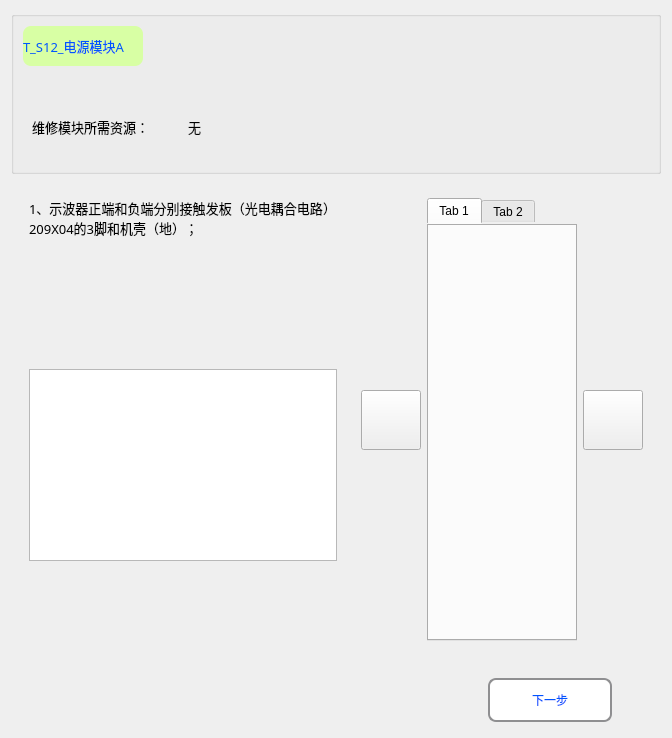
      <widget class="QWidget" name="page_main_diagnosis_result_one_fault">
       <property name="styleSheet">
        <string notr="true">QWidget#page_main_diagnosis_result_one_fault{
border-image: url(:/new/prefix1/Diagnosis_Image/BG_new.png);}
</string>
       </property>
       <layout class="QVBoxLayout" name="verticalLayout_11">
        <item>
         <widget class="QGroupBox" name="groupBox_result_module">
          <property name="maximumSize">
           <size>
            <width>16777215</width>
            <height>16777215</height>
           </size>
          </property>
          <property name="title">
           <string/>
          </property>
          <layout class="QGridLayout" name="gridLayout_11">
           <item row="2" column="0" colspan="2">
            <widget class="QWidget" name="widget_result_solve" native="true">
             <property name="minimumSize">
              <size>
               <width>0</width>
               <height>70</height>
              </size>
             </property>
             <property name="maximumSize">
              <size>
               <width>16777215</width>
               <height>70</height>
              </size>
             </property>
             <layout class="QHBoxLayout" name="horizontalLayout_4">
              <item>
               <widget class="QLabel" name="label_result_solve_needs_title">
                <property name="minimumSize">
                 <size>
                  <width>150</width>
                  <height>0</height>
                 </size>
                </property>
                <property name="maximumSize">
                 <size>
                  <width>150</width>
                  <height>16777215</height>
                 </size>
                </property>
                <property name="font">
                 <font>
                  <family>微软雅黑</family>
                  <pointsize>10</pointsize>
                  <weight>50</weight>
                  <bold>false</bold>
                 </font>
                </property>
                <property name="text">
                 <string>维修模块所需资源：</string>
                </property>
               </widget>
              </item>
              <item>
               <widget class="QLabel" name="label_result_module_number_title_3">
                <property name="minimumSize">
                 <size>
                  <width>70</width>
                  <height>0</height>
                 </size>
                </property>
                <property name="maximumSize">
                 <size>
                  <width>16777215</width>
                  <height>16777215</height>
                 </size>
                </property>
                <property name="font">
                 <font>
                  <family>微软雅黑</family>
                  <pointsize>10</pointsize>
                  <weight>50</weight>
                  <bold>false</bold>
                 </font>
                </property>
                <property name="text">
                 <string>无</string>
                </property>
                <property name="wordWrap">
                 <bool>false</bool>
                </property>
               </widget>
              </item>
              <item>
               <spacer name="horizontalSpacer_16">
                <property name="orientation">
                 <enum>Qt::Horizontal</enum>
                </property>
                <property name="sizeHint" stdset="0">
                 <size>
                  <width>40</width>
                  <height>20</height>
                 </size>
                </property>
               </spacer>
              </item>
             </layout>
            </widget>
           </item>
           <item row="1" column="0" colspan="2">
            <spacer name="horizontalSpacer_145">
             <property name="orientation">
              <enum>Qt::Horizontal</enum>
             </property>
             <property name="sizeHint" stdset="0">
              <size>
               <width>40</width>
               <height>20</height>
              </size>
             </property>
            </spacer>
           </item>
           <item row="0" column="0">
            <widget class="QLabel" name="label_result">
             <property name="minimumSize">
              <size>
               <width>120</width>
               <height>40</height>
              </size>
             </property>
             <property name="maximumSize">
              <size>
               <width>16777215</width>
               <height>16777215</height>
              </size>
             </property>
             <property name="font">
              <font>
               <family>微软雅黑</family>
               <pointsize>10</pointsize>
               <weight>9</weight>
               <italic>false</italic>
               <bold>false</bold>
              </font>
             </property>
             <property name="styleSheet">
              <string notr="true">QLabel { 
    /*border: 2px solid #8f8f91;*/
    border-radius: 8px; 
    min-width: 120px;
    min-height: 40px;
	background-color: rgb(216, 255, 164);
	color: rgb(0, 85, 255);
	font: 75 10pt &quot;微软雅黑&quot;;
 }</string>
             </property>
             <property name="text">
              <string>T_S12_电源模块A</string>
             </property>
             <property name="wordWrap">
              <bool>false</bool>
             </property>
            </widget>
           </item>
           <item row="0" column="1">
            <spacer name="horizontalSpacer_138">
             <property name="orientation">
              <enum>Qt::Horizontal</enum>
             </property>
             <property name="sizeHint" stdset="0">
              <size>
               <width>40</width>
               <height>20</height>
              </size>
             </property>
            </spacer>
           </item>
          </layout>
         </widget>
        </item>
        <item>
         <widget class="QWidget" name="widget_main_picture_and_test_2" native="true">
          <layout class="QGridLayout" name="gridLayout_10">
           <item row="0" column="0">
            <widget class="QWidget" name="widget_solve_description" native="true">
             <property name="minimumSize">
              <size>
               <width>300</width>
               <height>80</height>
              </size>
             </property>
             <property name="maximumSize">
              <size>
               <width>16777215</width>
               <height>16777215</height>
              </size>
             </property>
             <layout class="QGridLayout" name="gridLayout_13">
              <item row="3" column="0">
               <widget class="QTableWidget" name="tableWidget_solve_file">
                <property name="minimumSize">
                 <size>
                  <width>300</width>
                  <height>0</height>
                 </size>
                </property>
                <property name="focusPolicy">
                 <enum>Qt::NoFocus</enum>
                </property>
                <property name="styleSheet">
                 <string notr="true">QTableWidge{
    alternate-background-color: rgb(244, 248, 251);
    selection-background-color: rgb(241, 249, 226);
    selection-color: black;
}
QTableWidget::item:!alternate:!selected{
    background-color: rgb(255, 255, 255);
}</string>
                </property>
               </widget>
              </item>
              <item row="0" column="0">
               <widget class="QLabel" name="label_Remove_replace_Procedures">
                <property name="font">
                 <font>
                  <family>微软雅黑</family>
                  <pointsize>10</pointsize>
                 </font>
                </property>
                <property name="styleSheet">
                 <string notr="true"/>
                </property>
                <property name="lineWidth">
                 <number>1</number>
                </property>
                <property name="text">
                 <string>1、示波器正端和负端分别接触发板（光电耦合电路）209X04的3脚和机壳（地）；</string>
                </property>
                <property name="textFormat">
                 <enum>Qt::AutoText</enum>
                </property>
                <property name="alignment">
                 <set>Qt::AlignJustify|Qt::AlignVCenter</set>
                </property>
                <property name="wordWrap">
                 <bool>true</bool>
                </property>
                <property name="margin">
                 <number>0</number>
                </property>
                <property name="indent">
                 <number>-1</number>
                </property>
               </widget>
              </item>
              <item row="1" column="0">
               <spacer name="verticalSpacer_30">
                <property name="orientation">
                 <enum>Qt::Vertical</enum>
                </property>
                <property name="sizeHint" stdset="0">
                 <size>
                  <width>20</width>
                  <height>40</height>
                 </size>
                </property>
               </spacer>
              </item>
              <item row="4" column="0">
               <spacer name="verticalSpacer_22">
                <property name="orientation">
                 <enum>Qt::Vertical</enum>
                </property>
                <property name="sizeHint" stdset="0">
                 <size>
                  <width>20</width>
                  <height>40</height>
                 </size>
                </property>
               </spacer>
              </item>
              <item row="2" column="0">
               <spacer name="verticalSpacer_21">
                <property name="orientation">
                 <enum>Qt::Vertical</enum>
                </property>
                <property name="sizeHint" stdset="0">
                 <size>
                  <width>20</width>
                  <height>40</height>
                 </size>
                </property>
               </spacer>
              </item>
             </layout>
            </widget>
           </item>
           <item row="0" column="1" rowspan="4">
            <widget class="QWidget" name="widget_test_module_image_2" native="true">
             <property name="minimumSize">
              <size>
               <width>300</width>
               <height>300</height>
              </size>
             </property>
             <layout class="QHBoxLayout" name="horizontalLayout_83">
              <item>
               <widget class="QWidget" name="widget_13" native="true">
                <property name="minimumSize">
                 <size>
                  <width>60</width>
                  <height>0</height>
                 </size>
                </property>
                <layout class="QVBoxLayout" name="verticalLayout_39">
                 <property name="leftMargin">
                  <number>0</number>
                 </property>
                 <property name="topMargin">
                  <number>0</number>
                 </property>
                 <property name="rightMargin">
                  <number>0</number>
                 </property>
                 <property name="bottomMargin">
                  <number>0</number>
                 </property>
                 <item>
                  <spacer name="verticalSpacer_16">
                   <property name="orientation">
                    <enum>Qt::Vertical</enum>
                   </property>
                   <property name="sizeHint" stdset="0">
                    <size>
                     <width>20</width>
                     <height>192</height>
                    </size>
                   </property>
                  </spacer>
                 </item>
                 <item>
                  <widget class="QPushButton" name="pushButton_last_solve_image">
                   <property name="minimumSize">
                    <size>
                     <width>60</width>
                     <height>60</height>
                    </size>
                   </property>
                   <property name="styleSheet">
                    <string notr="true">border-image: url(:/new/prefix1/Diagnosis_Image/left.png);</string>
                   </property>
                   <property name="text">
                    <string/>
                   </property>
                  </widget>
                 </item>
                 <item>
                  <spacer name="verticalSpacer_25">
                   <property name="orientation">
                    <enum>Qt::Vertical</enum>
                   </property>
                   <property name="sizeHint" stdset="0">
                    <size>
                     <width>20</width>
                     <height>191</height>
                    </size>
                   </property>
                  </spacer>
                 </item>
                </layout>
               </widget>
              </item>
              <item>
               <widget class="QTabWidget" name="tabWidget_solve_image">
                <property name="minimumSize">
                 <size>
                  <width>0</width>
                  <height>0</height>
                 </size>
                </property>
                <property name="maximumSize">
                 <size>
                  <width>16777215</width>
                  <height>16777215</height>
                 </size>
                </property>
                <property name="styleSheet">
                 <string notr="true">border-image: url(:/new/prefix1/Diagnosis_Image/bg_mainview.png);
border:0px; </string>
                </property>
                <property name="currentIndex">
                 <number>0</number>
                </property>
                <widget class="QWidget" name="tab_3">
                 <attribute name="title">
                  <string>Tab 1</string>
                 </attribute>
                </widget>
                <widget class="QWidget" name="tab_4">
                 <attribute name="title">
                  <string>Tab 2</string>
                 </attribute>
                </widget>
               </widget>
              </item>
              <item>
               <widget class="QWidget" name="widget_14" native="true">
                <property name="minimumSize">
                 <size>
                  <width>60</width>
                  <height>0</height>
                 </size>
                </property>
                <layout class="QVBoxLayout" name="verticalLayout_40">
                 <property name="leftMargin">
                  <number>0</number>
                 </property>
                 <property name="topMargin">
                  <number>0</number>
                 </property>
                 <property name="rightMargin">
                  <number>0</number>
                 </property>
                 <property name="bottomMargin">
                  <number>0</number>
                 </property>
                 <item>
                  <spacer name="verticalSpacer_17">
                   <property name="orientation">
                    <enum>Qt::Vertical</enum>
                   </property>
                   <property name="sizeHint" stdset="0">
                    <size>
                     <width>20</width>
                     <height>192</height>
                    </size>
                   </property>
                  </spacer>
                 </item>
                 <item>
                  <widget class="QPushButton" name="pushButton_next_solve_image">
                   <property name="minimumSize">
                    <size>
                     <width>60</width>
                     <height>60</height>
                    </size>
                   </property>
                   <property name="styleSheet">
                    <string notr="true">border-image: url(:/new/prefix1/Diagnosis_Image/right.png);</string>
                   </property>
                   <property name="text">
                    <string/>
                   </property>
                  </widget>
                 </item>
                 <item>
                  <spacer name="verticalSpacer_18">
                   <property name="orientation">
                    <enum>Qt::Vertical</enum>
                   </property>
                   <property name="sizeHint" stdset="0">
                    <size>
                     <width>20</width>
                     <height>191</height>
                    </size>
                   </property>
                  </spacer>
                 </item>
                </layout>
               </widget>
              </item>
             </layout>
            </widget>
           </item>
          </layout>
         </widget>
        </item>
        <item>
         <widget class="QWidget" name="widget_slolve_button_page" native="true">
          <layout class="QHBoxLayout" name="horizontalLayout_29">
           <item>
            <spacer name="horizontalSpacer_246">
             <property name="orientation">
              <enum>Qt::Horizontal</enum>
             </property>
             <property name="sizeHint" stdset="0">
              <size>
               <width>28</width>
               <height>20</height>
              </size>
             </property>
            </spacer>
           </item>
           <item>
            <spacer name="horizontalSpacer_247">
             <property name="orientation">
              <enum>Qt::Horizontal</enum>
             </property>
             <property name="sizeHint" stdset="0">
              <size>
               <width>35</width>
               <height>20</height>
              </size>
             </property>
            </spacer>
           </item>
           <item>
            <spacer name="horizontalSpacer_248">
             <property name="orientation">
              <enum>Qt::Horizontal</enum>
             </property>
             <property name="sizeHint" stdset="0">
              <size>
               <width>17</width>
               <height>20</height>
              </size>
             </property>
            </spacer>
           </item>
           <item>
            <spacer name="horizontalSpacer_249">
             <property name="orientation">
              <enum>Qt::Horizontal</enum>
             </property>
             <property name="sizeHint" stdset="0">
              <size>
               <width>35</width>
               <height>20</height>
              </size>
             </property>
            </spacer>
           </item>
           <item>
            <spacer name="horizontalSpacer_250">
             <property name="orientation">
              <enum>Qt::Horizontal</enum>
             </property>
             <property name="sizeHint" stdset="0">
              <size>
               <width>34</width>
               <height>20</height>
              </size>
             </property>
            </spacer>
           </item>
           <item>
            <spacer name="horizontalSpacer_251">
             <property name="orientation">
              <enum>Qt::Horizontal</enum>
             </property>
             <property name="sizeHint" stdset="0">
              <size>
               <width>35</width>
               <height>20</height>
              </size>
             </property>
            </spacer>
           </item>
           <item>
            <spacer name="horizontalSpacer_252">
             <property name="orientation">
              <enum>Qt::Horizontal</enum>
             </property>
             <property name="sizeHint" stdset="0">
              <size>
               <width>54</width>
               <height>20</height>
              </size>
             </property>
            </spacer>
           </item>
           <item>
            <spacer name="horizontalSpacer_253">
             <property name="orientation">
              <enum>Qt::Horizontal</enum>
             </property>
             <property name="sizeHint" stdset="0">
              <size>
               <width>53</width>
               <height>20</height>
              </size>
             </property>
            </spacer>
           </item>
           <item>
            <spacer name="horizontalSpacer_254">
             <property name="orientation">
              <enum>Qt::Horizontal</enum>
             </property>
             <property name="sizeHint" stdset="0">
              <size>
               <width>44</width>
               <height>20</height>
              </size>
             </property>
            </spacer>
           </item>
           <item>
            <spacer name="horizontalSpacer_255">
             <property name="orientation">
              <enum>Qt::Horizontal</enum>
             </property>
             <property name="sizeHint" stdset="0">
              <size>
               <width>39</width>
               <height>20</height>
              </size>
             </property>
            </spacer>
           </item>
           <item>
            <spacer name="horizontalSpacer_256">
             <property name="orientation">
              <enum>Qt::Horizontal</enum>
             </property>
             <property name="sizeHint" stdset="0">
              <size>
               <width>17</width>
               <height>20</height>
              </size>
             </property>
            </spacer>
           </item>
           <item>
            <spacer name="horizontalSpacer_257">
             <property name="orientation">
              <enum>Qt::Horizontal</enum>
             </property>
             <property name="sizeHint" stdset="0">
              <size>
               <width>34</width>
               <height>20</height>
              </size>
             </property>
            </spacer>
           </item>
           <item>
            <widget class="QToolButton" name="toolButton_resule_next">
             <property name="minimumSize">
              <size>
               <width>124</width>
               <height>44</height>
              </size>
             </property>
             <property name="maximumSize">
              <size>
               <width>100</width>
               <height>35</height>
              </size>
             </property>
             <property name="styleSheet">
              <string notr="true">QToolButton { 
    border: 2px solid #8f8f91;
    border-radius: 8px; 
    min-width: 120px;
    min-height: 40px;
	background-color: rgb(255, 255, 255);
	color: rgb(0, 85, 255);
	font: 75 12pt &quot;微软雅黑&quot;;
 }
QToolButton:pressed {
    border: 2px solid #8f8f91;
    border-radius: 6px; 
    background-color: rgb(255, 255, 255);
    min-width: 120px;
    min-height: 40px;
	color: rgb(0, 85, 255);
	font: 75 10pt &quot;微软雅黑&quot;;
}</string>
             </property>
             <property name="text">
              <string>下一步</string>
             </property>
            </widget>
           </item>
           <item>
            <spacer name="horizontalSpacer_258">
             <property name="orientation">
              <enum>Qt::Horizontal</enum>
             </property>
             <property name="sizeHint" stdset="0">
              <size>
               <width>40</width>
               <height>20</height>
              </size>
             </property>
            </spacer>
           </item>
          </layout>
         </widget>
        </item>
       </layout>
      </widget>
